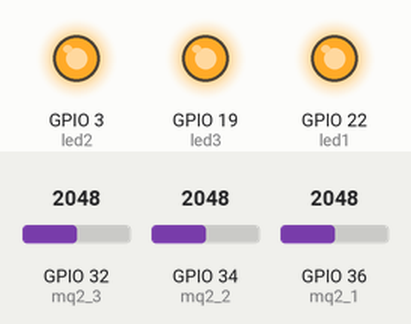
This sketch was run on a simulated ESP32. On the bench: output pins drawn as LEDs (lit = HIGH). The test bench sets the inputs (shaded band); at power-on: GPIO 34 (mq2_2) = 2048, GPIO 36 (mq2_1) = 2048, GPIO 32 (mq2_3) = 2048. WiFi joins after 1.5 s; servers stay silent unless stated; what the sketch prints to the serial monitor is not drawn.

Above: at 2.7 s.
2.8 s: GPIO 34 (mq2_2) set to 2021
At 4.9 s:
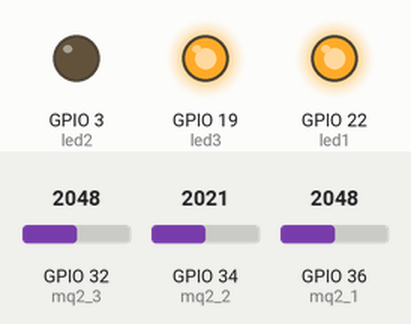
6.1 s: GPIO 36 (mq2_1) set to 2007
At 7.4 s:
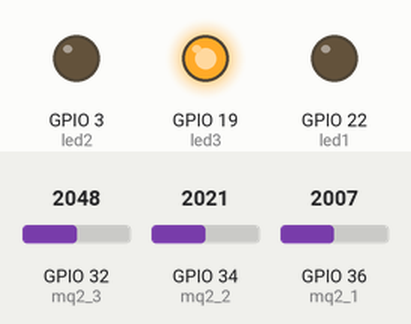
9.4 s: GPIO 34 (mq2_2) set to 2088
At 10.3 s:
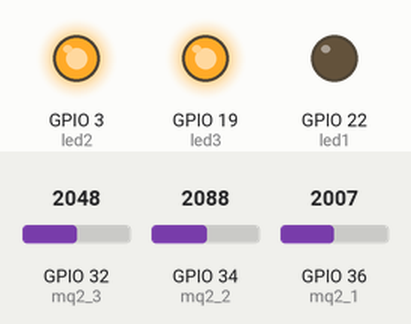
12.7 s: GPIO 32 (mq2_3) set to 2000
At 15.7 s:
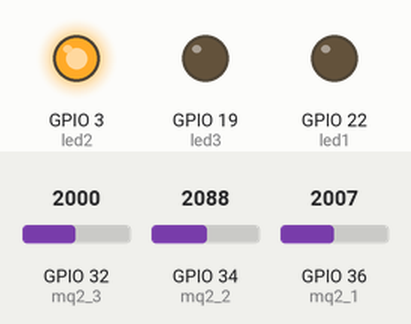
16.7 s: GPIO 32 (mq2_3) set to 2088
At 18.5 s:
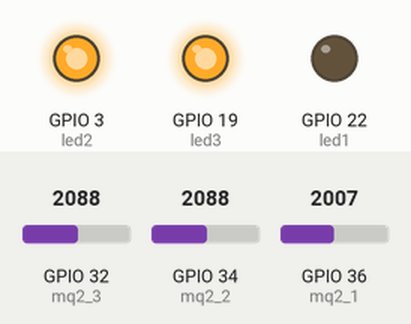
20.0 s: GPIO 32 (mq2_3) set to 2047
At 21.2 s:
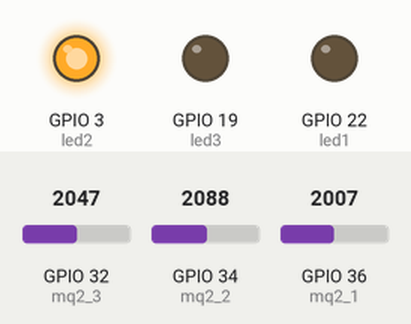
Timing chart, 0 to 23.0 s (numbered marks = the images above; inputs shaded):
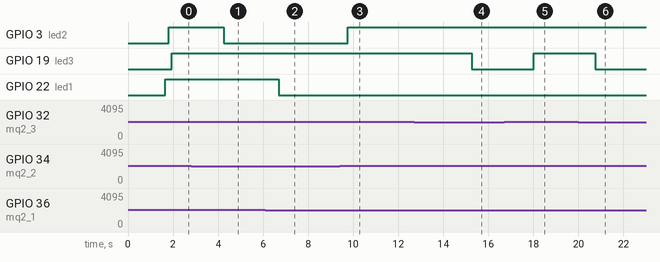

Measured:
- the behaviour switches between 2048 and 2047 on GPIO 34 (mq2_2) (found by bisection; images 0 and 1)
- the behaviour switches between 2048 and 2047 on GPIO 36 (mq2_1) (found by bisection; images 1 and 2)
- the behaviour switches between 2048 and 2047 on GPIO 32 (mq2_3) (found by bisection; images 3 and 4)
- after the input at 2.8 s, GPIO 3 (led2): HIGH → LOW after 1.5 s
- after the input at 6.1 s, GPIO 22 (led1): HIGH → LOW after 0.60 s
- after the input at 9.4 s, GPIO 3 (led2): LOW → HIGH after 0.35 s
- after the input at 12.7 s, GPIO 19 (led3): HIGH → LOW after 2.6 s
- after the input at 16.7 s, GPIO 19 (led3): LOW → HIGH after 1.3 s
- after the input at 20.0 s, GPIO 19 (led3): HIGH → LOW after 0.76 s

The sketch:

esp32_firebase_gas_senser.ino
```cpp
#include <WiFi.h>
#include <IOXhop_FirebaseESP32.h>

#define FIREBASE_HOST "gas-warning-default-rtdb.firebaseio.com/" //dia chi firebase
#define FIREBASE_AUTH "9aLdbaRd9R5zFfYqK8mRUAzmoufOUWgxvd9lTIVc" //ma xac nhan
#define ssid       "DucThieu"             // Ten WiFi SSID
#define password   "0898683656"             // Mat khau wifi

int led1=22, led2=3, led3=19;
int tt_dem_1=0, tt_dem_2=0, tt_dem_3=0;
const int mq2_1=36;
const int mq2_2=34;
const int mq2_3=32;

void setup() {
  pinMode(led1,OUTPUT);
  pinMode(led2,OUTPUT);
  pinMode(led3,OUTPUT);
  pinMode(mq2_1,INPUT);
  pinMode(mq2_2,INPUT);
  pinMode(mq2_3,INPUT);
  Serial.begin(115200);
  WiFi.begin (ssid, password);
  Serial.print("Connecting");
  while (WiFi.status() != WL_CONNECTED) {
    Serial.print(".");
    delay(500);
  }
  Serial.print("Connected");
  Firebase.begin(FIREBASE_HOST, FIREBASE_AUTH);
}

void loop() {
  int sensor_data_1=analogRead(mq2_1);
  Firebase.setInt("MQ2_Phong1", sensor_data_1);
  if(Firebase.failed())
  {
    Serial.println(Firebase.error());
    return;
  }

  if(sensor_data_1<2048)
  {
    digitalWrite(led1, LOW);
    Firebase.setString("TT_CHUONG_1","OFF");
    tt_dem_1=0;
  }
  else if (sensor_data_1>=2048)
  {
    digitalWrite(led1, HIGH);
    tt_dem_1++;
    if(tt_dem_1==5)
    {
      Firebase.setString("TT_CHUONG_1","ON");
      tt_dem_1=0;
    }
  }

  int sensor_data_2=analogRead(mq2_2);
  Firebase.setInt("MQ2_Phong2", sensor_data_2);
  if(Firebase.failed())
  {
    Serial.println(Firebase.error());
    return;
  }

  if(sensor_data_2<2048)
  {
    digitalWrite(led2, LOW);
    Firebase.setString("TT_CHUONG_2","OFF");
    tt_dem_2=0;
  }
  else if (sensor_data_2>=2048)
  {
    digitalWrite(led2, HIGH);
    tt_dem_2++;
    if(tt_dem_2==5)
    {
      Firebase.setString("TT_CHUONG_2","ON");
      tt_dem_2=0;
    }
  }

  int sensor_data_3=analogRead(mq2_3);
  Firebase.setInt("MQ2_Phong3", sensor_data_3);
  if(Firebase.failed())
  {
    Serial.println(Firebase.error());
    return;
  }

  if(sensor_data_3<2048)
  {
    digitalWrite(led3, LOW);
    Firebase.setString("TT_CHUONG_3","OFF");
    tt_dem_3=0;
  }
  else if (sensor_data_3>=2048)
  {
    digitalWrite(led3, HIGH);
    tt_dem_3++;
    if(tt_dem_3==5)
    {
      Firebase.setString("TT_CHUONG_3","ON");
      tt_dem_3=0;
    }
  }
  sensor_data_1=0; sensor_data_2=0; sensor_data_3=0;
  delay(2000);
}
```
